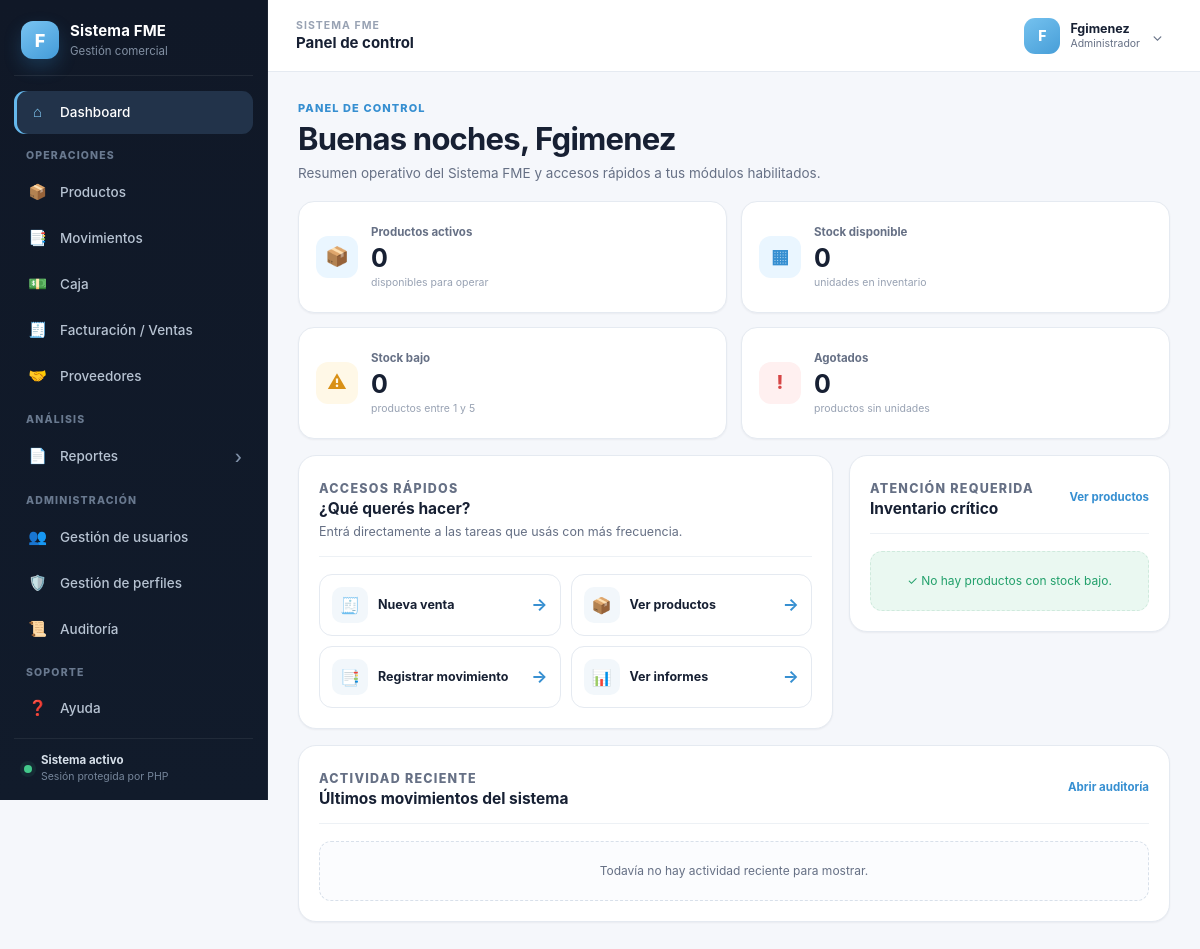
The page /index.php (signed in) on the database its author committed.
### tables this page shows
CREATE TABLE IF NOT EXISTS Modulo (
    id_modulo INT AUTO_INCREMENT PRIMARY KEY,
    codigo_modulo VARCHAR(50) NOT NULL,
    nombre_modulo VARCHAR(80) NOT NULL,
    icono_modulo VARCHAR(10) NULL,
    url_modulo VARCHAR(150) NOT NULL,
    archivo_modulo VARCHAR(80) NULL,
    activo TINYINT(1) NOT NULL DEFAULT 1,
    CONSTRAINT uq_modulo_codigo UNIQUE (codigo_modulo)
);

### index.php (called while the page is built)
<?php
require __DIR__ . '/app/core/bootstrap.php';
require __DIR__ . '/app/views/layout.php';

### app/core/bootstrap.php (called while the page is built, shortened)
<?php
require_once __DIR__ . '/../config/db.php';
$usuario = (string) ($_SESSION['auth_user'] ?? 'Usuario');
$rolId   = (int) $_SESSION['auth_rol'];
$modActual = trim((string) ($_GET['mod'] ?? 'panel'));
$modulos = [];
$modulosPermitidosPorCodigo = [];
$modulosPermitidosConArchivo = [];
try {
    $stmt = $pdo->prepare(
        'SELECT m.id_modulo, m.codigo_modulo, m.nombre_modulo, m.icono_modulo,
                m.url_modulo, m.archivo_modulo
         FROM Rol_Modulo rm
         INNER JOIN Modulo m ON rm.id_modulo = m.id_modulo
         WHERE rm.id_rol = ?
           AND m.activo = 1
         ORDER BY m.id_modulo ASC'
    );
    $stmt->execute([$rolId]);
    foreach ($stmt->fetchAll(PDO::FETCH_ASSOC) as $modulo) {
        $codigo = (string) $modulo['codigo_modulo'];
        $item = [
            'id' => $codigo,
            'icon' => $modulo['icono_modulo'] ?: '📌',
            'titulo' => (string) $modulo['nombre_modulo'],
            'url' => $modulo['url_modulo'] ?: '#',
            'archivo' => $modulo['archivo_modulo'],
        ];
        $modulos[] = $item;
        $modulosPermitidosPorCodigo[$codigo] = $item;
        if (!empty($modulo['archivo_modulo'])) {
            $modulosPermitidosConArchivo[$codigo] = $item;
        }
    }
} catch (Throwable $e) {
    error_log('FME - Error al cargar permisos: ' . $e->getMessage());
    $modulos = [];
    $modulosPermitidosPorCodigo = [];
    $modulosPermitidosConArchivo = [];
}
$modulosSiemprePermitidos = [
    'panel' => [
        'id' => 'panel',
        'icon' => '🏠',
        'titulo' => 'Panel de control',
        'url' => 'index.php',
        'archivo' => 'panel.php',
    ],
    'config_usuario' => [
        'id' => 'config_usuario',
        'icon' => '👤',
        'titulo' => 'Configuración de usuario',
        'url' => 'index.php?mod=config_usuario',
        'archivo' => 'config_usuario.php',
    ],
    'ayuda' => [
        'id' => 'ayuda',
        'icon' => '❓',
        'titulo' => 'Ayuda',
        'url' => 'index.php?mod=ayuda',
        'archivo' => 'ayuda.php',
    ],
];
foreach ($modulosSiemprePermitidos as $codigo => $item) {
    if (!isset($modulosPermitidosPorCodigo[$codigo])) {
        $modulos[] = $item;
        $modulosPermitidosPorCodigo[$codigo] = $item;
        $modulosPermitidosConArchivo[$codigo] = $item;
    }
}
if (isset($modulosSiemprePermitidos[$modActual])) {
    $moduloActualInfo = $modulosPermitidosConArchivo[$modActual] ?? $modulosSiemprePermitidos[$modActual];
} else {
    $moduloActualInfo = $modulosPermitidosConArchivo[$modActual] ?? null;
}
require_once __DIR__ . '/../controllers/DashboardController.php';

### app/controllers/DashboardController.php (called while the page is built, shortened)
<?php
if ($modActual === 'panel') {
    try {
        $stmt = $pdo->query(
            'SELECT COUNT(*) AS productos,
                    COALESCE(SUM(stock_producto), 0) AS stock_total,
                    COALESCE(SUM(CASE WHEN stock_producto BETWEEN 1 AND 5 THEN 1 ELSE 0 END), 0) AS stock_bajo,
                    COALESCE(SUM(CASE WHEN stock_producto = 0 THEN 1 ELSE 0 END), 0) AS agotados
             FROM Producto
             WHERE activo_producto = 1'
        );
        $row = $stmt->fetch(PDO::FETCH_ASSOC) ?: [];
        $dashboardKpis = [
            'productos' => (int) ($row['productos'] ?? 0),
            'stock_total' => (int) ($row['stock_total'] ?? 0),
            'stock_bajo' => (int) ($row['stock_bajo'] ?? 0),
            'agotados' => (int) ($row['agotados'] ?? 0),
        ];
        $stmt = $pdo->query(
            'SELECT id_producto, nombre_producto, stock_producto
             FROM Producto
             WHERE activo_producto = 1
               AND stock_producto <= 5
             ORDER BY stock_producto ASC, nombre_producto ASC
             LIMIT 6'
        );
        $dashboardStockAlertas = $stmt->fetchAll(PDO::FETCH_ASSOC);
    } catch (Throwable $e) {
        error_log('FME - Dashboard inventario: ' . $e->getMessage());
        $dashboardError = 'No se pudo cargar el resumen de inventario.';
    }
    try {
        $stmt = $pdo->query(
            'SELECT usuario_nombre, modulo, accion, entidad, id_registro, fecha_auditoria
             FROM Auditoria
             ORDER BY fecha_auditoria DESC, id_auditoria DESC
             LIMIT 7'
        );
        $dashboardActividad = $stmt->fetchAll(PDO::FETCH_ASSOC);
    } catch (Throwable $e) {
        error_log('FME - Dashboard actividad: ' . $e->getMessage());
        $dashboardActividad = [];
    }
}

### app/views/layout.php (the view, shortened to what this page needs)
<?php
$menuByCode = [];
foreach ($modulos as $menuItem) {
    $menuByCode[$menuItem['id']] = $menuItem;
}
$menuGroups = [
    'Operaciones' => ['productos', 'movimientos', 'caja', 'ventas', 'proveedores'],
    'Análisis' => ['reportes'],
    'Administración' => ['usuarios', 'perfiles', 'auditoria'],
    'Soporte' => ['ayuda'],
];
$pageTitle = (string) ($moduloActualInfo['titulo'] ?? 'Sistema FME');
?>
<!doctype html>
<html lang="es">
<head>
  <link rel="stylesheet" href="assets/css/dashboard.css"/>
</head>
<body>
<div class="app-shell">
  <aside class="sidebar" id="sidebar" aria-label="Navegación principal">
    <div class="sidebar-brand">
      <div class="brand-mark">F</div>
      <div class="brand-copy">
        <strong>Sistema FME</strong>
        <span>Gestión comercial</span>
      </div>
    </div>
    <nav class="menu">
      <a href="index.php" class="menu-item <?= $modActual === 'panel' ? 'active' : '' ?>">
        <span class="mi-icon">⌂</span>
        <span class="menu-label">Dashboard</span>
      </a>
      <?php foreach ($menuGroups as $groupName => $codes): ?>
        <?php
        $visibleItems = [];
        foreach ($codes as $code) {
            if (isset($menuByCode[$code]) && ($menuByCode[$code]['url'] ?? '#') !== '#') {
                $visibleItems[$code] = $menuByCode[$code];
            }
        }
        ?>
        <div class="menu-group">
          <div class="menu-group-title"><?= htmlspecialchars($groupName) ?></div>
          <?php foreach ($visibleItems as $code => $m): ?>
            <?php if ($code === 'reportes'): ?>
              <a href="index.php?mod=reportes&section=resumen"
                 class="menu-item menu-parent <?= $modActual === 'reportes' ? 'active' : '' ?>">
                <span class="mi-icon"><?= htmlspecialchars($m['icon'] ?: '📊') ?></span>
                <span class="menu-label"><?= htmlspecialchars($m['titulo']) ?></span>
                <span class="menu-caret">›</span>
              </a>
            <?php else: ?>
              <a href="<?= htmlspecialchars($m['url']) ?>"
                 class="menu-item <?= $modActual === $code ? 'active' : '' ?>">
                <span class="mi-icon"><?= htmlspecialchars($m['icon'] ?: '•') ?></span>
                <span class="menu-label"><?= htmlspecialchars($m['titulo']) ?></span>
              </a>
            <?php endif; ?>
          <?php endforeach; ?>
        </div>
      <?php endforeach; ?>
    </nav>
    <div class="sidebar-footer">
      <span class="sidebar-status-dot"></span>
      <div><strong>Sistema activo</strong><span>Sesión protegida por PHP</span></div>
    </div>
  </aside>
  <main class="main">
    <header class="topbar">
      <div class="topbar-left">
        <div class="topbar-context">
          <span class="topbar-kicker">Sistema FME</span>
          <strong><?= htmlspecialchars($pageTitle) ?></strong>
        </div>
      </div>
      <div class="user">
        <button class="user-btn" id="userBtn" type="button" aria-expanded="false" aria-controls="userMenu">
          <span class="avatar" aria-hidden="true"><?= htmlspecialchars(strtoupper(substr($usuario, 0, 1))) ?></span>
          <span class="top-user-summary" aria-label="Usuario actual">
            <span class="top-user-name" data-session-username><?= htmlspecialchars($usuario) ?></span>
            <span class="top-user-role" data-session-role><?= htmlspecialchars($rolNombre) ?></span>
          </span>
          <span class="user-chevron">⌄</span>
        </button>
      </div>
    </header>
    <section class="content">
      <?php
      $archivoModulo = $moduloActualInfo['archivo'] ?? 'panel.php';
      $rutaModulo = __DIR__ . '/../../modulos/' . basename((string) $archivoModulo);
      if (is_file($rutaModulo)) {
          include $rutaModulo;
      } else {
          echo '<div class="empty-state"><h1 class="title">Módulo no disponible</h1><p class="subtitle">Este módulo está registrado, pero no tiene una pantalla asociada.</p></div>';
      }
      ?>
    </section>
  </main>
</div>
</body>
</html>

### modulos/panel.php (shortened to what this page needs)
<?php
$hora = (int) date('G');
$saludo = $hora < 12 ? 'Buenos días' : ($hora < 19 ? 'Buenas tardes' : 'Buenas noches');
$quickActions = [];
$quickCandidates = [
    'ventas' => ['label' => 'Nueva venta', 'icon' => '🧾', 'url' => 'index.php?mod=ventas&action=add'],
    'productos' => ['label' => 'Ver productos', 'icon' => '📦', 'url' => 'index.php?mod=productos'],
    'movimientos' => ['label' => 'Registrar movimiento', 'icon' => '📑', 'url' => 'index.php?mod=movimientos&action=add'],
    'reportes' => ['label' => 'Ver informes', 'icon' => '📊', 'url' => 'index.php?mod=reportes&section=graficos'],
];
foreach ($quickCandidates as $codigo => $item) {
    if (isset($modulosPermitidosPorCodigo[$codigo])) {
        $quickActions[] = $item;
    }
}
?>
<section class="page-heading dashboard-heading">
  <div>
    <p class="eyebrow">Panel de control</p>
    <h1 class="title"><?= htmlspecialchars($saludo) ?>, <?= htmlspecialchars($usuario) ?></h1>
    <p class="subtitle">Resumen operativo del Sistema FME y accesos rápidos a tus módulos habilitados.</p>
  </div>
</section>
<div class="dashboard-kpis" aria-label="Resumen de inventario">
  <article class="dashboard-kpi">
    <div class="dashboard-kpi-icon">📦</div>
    <div><span>Productos activos</span><strong><?= (int) $dashboardKpis['productos'] ?></strong><small>disponibles para operar</small></div>
  </article>
  <article class="dashboard-kpi">
    <div class="dashboard-kpi-icon">▦</div>
    <div><span>Stock disponible</span><strong><?= (int) $dashboardKpis['stock_total'] ?></strong><small>unidades en inventario</small></div>
  </article>
  <article class="dashboard-kpi dashboard-kpi-warning">
    <div class="dashboard-kpi-icon">⚠</div>
    <div><span>Stock bajo</span><strong><?= (int) $dashboardKpis['stock_bajo'] ?></strong><small>productos entre 1 y 5</small></div>
  </article>
  <article class="dashboard-kpi dashboard-kpi-danger">
    <div class="dashboard-kpi-icon">!</div>
    <div><span>Agotados</span><strong><?= (int) $dashboardKpis['agotados'] ?></strong><small>productos sin unidades</small></div>
  </article>
</div>
<div class="dashboard-grid">
  <section class="surface-card dashboard-main-card">
    <div class="surface-card-header">
      <div>
        <p class="eyebrow">Accesos rápidos</p>
        <h2>¿Qué querés hacer?</h2>
        <p>Entrá directamente a las tareas que usás con más frecuencia.</p>
      </div>
    </div>
    <div class="quick-actions">
      <?php foreach ($quickActions as $item): ?>
        <a class="quick-action" href="<?= htmlspecialchars($item['url']) ?>">
          <span class="quick-action-icon"><?= htmlspecialchars($item['icon']) ?></span>
          <span><?= htmlspecialchars($item['label']) ?></span>
          <span class="quick-action-arrow">→</span>
        </a>
      <?php endforeach; ?>
    </div>
  </section>
  <section class="surface-card dashboard-alert-card">
    <div class="surface-card-header compact-header">
      <div>
        <p class="eyebrow">Atención requerida</p>
        <h2>Inventario crítico</h2>
      </div>
      <?php if (isset($modulosPermitidosPorCodigo['productos'])): ?>
        <a class="text-link" href="index.php?mod=productos&stock_max=5">Ver productos</a>
      <?php endif; ?>
    </div>
    <div class="stock-alert-list">
      <?php if (!$dashboardStockAlertas): ?>
        <div class="empty-state success-state">✓ No hay productos con stock bajo.</div>
      <?php endif; ?>
    </div>
  </section>
  <section class="surface-card dashboard-activity-card">
    <div class="surface-card-header compact-header">
      <div>
        <p class="eyebrow">Actividad reciente</p>
        <h2>Últimos movimientos del sistema</h2>
      </div>
      <?php if (isset($modulosPermitidosPorCodigo['auditoria'])): ?>
        <a class="text-link" href="index.php?mod=auditoria">Abrir auditoría</a>
      <?php endif; ?>
    </div>
    <div class="activity-list">
      <?php if (!$dashboardActividad): ?>
        <div class="empty-state">Todavía no hay actividad reciente para mostrar.</div>
      <?php endif; ?>
    </div>
  </section>
</div>

### rows shown on the page
modulo: icono_modulo "📦", nombre_modulo "Productos", label "Ver productos"
modulo: icono_modulo "📑", nombre_modulo "Movimientos"
modulo: icono_modulo "💵", nombre_modulo "Caja"
modulo: icono_modulo "🧾", nombre_modulo "Facturación / Ventas"
modulo: icono_modulo "🤝", nombre_modulo "Proveedores"
modulo: icono_modulo "📄", nombre_modulo "Reportes"
modulo: icono_modulo "👥", nombre_modulo "Gestión de usuarios"
modulo: icono_modulo "🛡️", nombre_modulo "Gestión de perfiles"
modulo: icono_modulo "📜", nombre_modulo "Auditoría"
modulo: nombre_modulo "Panel de control"

### other values the page prints
$groupName "OPERACIONES"
$groupName "ANÁLISIS"
$groupName "ADMINISTRACIÓN"
$groupName "SOPORTE"
$m['icon'] ?: '•' "❓"
$m['titulo'] "Ayuda"
substr($usuario, 0, 1) "F"
$usuario "Fgimenez"
$dashboardKpis['productos'] "0"
$dashboardKpis['stock_total'] "0"
$dashboardKpis['stock_bajo'] "0"
$dashboardKpis['agotados'] "0"
$item['icon'] "🧾"
$item['label'] "Nueva venta"
$item['icon'] "📑"
